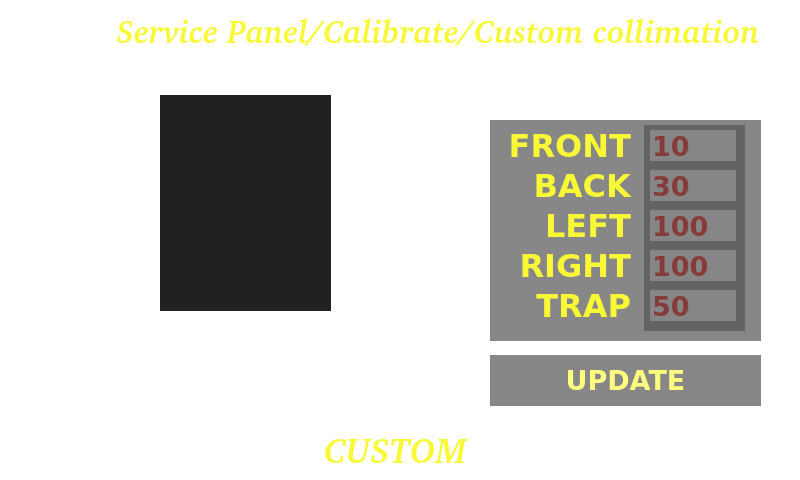
<?xml version="1.0" encoding="UTF-8"?>
<ui version="4.0">
 <class>calibColliUI</class>
 <widget class="QWidget" name="calibColliUI">
  <property name="geometry">
   <rect>
    <x>0</x>
    <y>0</y>
    <width>800</width>
    <height>480</height>
   </rect>
  </property>
  <property name="windowTitle">
   <string>Form</string>
  </property>
  <property name="styleSheet">
   <string notr="true">background-color:rgb(0,0,0,0);
background-image:url(://Service_Calib/Service_Calib/manualColliBackground.png);
border: 0px;</string>
  </property>
  <widget class="QFrame" name="frame">
   <property name="geometry">
    <rect>
     <x>0</x>
     <y>0</y>
     <width>800</width>
     <height>480</height>
    </rect>
   </property>
   <property name="styleSheet">
    <string notr="true"/>
   </property>
   <property name="frameShape">
    <enum>QFrame::StyledPanel</enum>
   </property>
   <property name="frameShadow">
    <enum>QFrame::Raised</enum>
   </property>
   <widget class="QPushButton" name="exitButton">
    <property name="geometry">
     <rect>
      <x>0</x>
      <y>0</y>
      <width>91</width>
      <height>96</height>
     </rect>
    </property>
    <property name="text">
     <string notr="true"/>
    </property>
   </widget>
   <widget class="QLabel" name="intestazione">
    <property name="geometry">
     <rect>
      <x>105</x>
      <y>10</y>
      <width>666</width>
      <height>41</height>
     </rect>
    </property>
    <property name="font">
     <font>
      <family>Bitstream Charter</family>
      <pointsize>24</pointsize>
      <weight>75</weight>
      <italic>true</italic>
      <bold>true</bold>
     </font>
    </property>
    <property name="styleSheet">
     <string notr="true">background-image:url(/transparent.png);
color: rgb(248, 248, 54);</string>
    </property>
    <property name="text">
     <string notr="true">Service Panel/Calibrate/Custom collimation</string>
    </property>
    <property name="alignment">
     <set>Qt::AlignCenter</set>
    </property>
   </widget>
   <widget class="QFrame" name="frameStore">
    <property name="geometry">
     <rect>
      <x>10</x>
      <y>285</y>
      <width>131</width>
      <height>121</height>
     </rect>
    </property>
    <property name="styleSheet">
     <string notr="true">border-image:url(:/transparent.png);
background-image:url(:/transparent.png);</string>
    </property>
    <property name="frameShape">
     <enum>QFrame::StyledPanel</enum>
    </property>
    <property name="frameShadow">
     <enum>QFrame::Raised</enum>
    </property>
    <widget class="QPushButton" name="storeButton">
     <property name="geometry">
      <rect>
       <x>10</x>
       <y>35</y>
       <width>101</width>
       <height>86</height>
      </rect>
     </property>
     <property name="styleSheet">
      <string notr="true">background-color:rgb(0,0,0,0);

background-image:url(://transparent.png);
border-image:url(://Service_Calib/Service_Calib/calib_icon.png);
border: 0px;</string>
     </property>
     <property name="text">
      <string notr="true"/>
     </property>
    </widget>
    <widget class="QLabel" name="materialeLabel_2">
     <property name="geometry">
      <rect>
       <x>0</x>
       <y>5</y>
       <width>131</width>
       <height>26</height>
      </rect>
     </property>
     <property name="font">
      <font>
       <family>DejaVu Sans</family>
       <pointsize>22</pointsize>
       <weight>75</weight>
       <italic>false</italic>
       <bold>true</bold>
      </font>
     </property>
     <property name="styleSheet">
      <string notr="true">background-image:url(/transparent.png);
color: rgb(255, 255, 255);</string>
     </property>
     <property name="text">
      <string notr="true">STORE</string>
     </property>
     <property name="alignment">
      <set>Qt::AlignCenter</set>
     </property>
    </widget>
   </widget>
   <widget class="QFrame" name="frameBlade">
    <property name="geometry">
     <rect>
      <x>490</x>
      <y>120</y>
      <width>271</width>
      <height>221</height>
     </rect>
    </property>
    <property name="styleSheet">
     <string notr="true">background-image: url(:/transparent.png);
background-color: rgb(135, 135, 135);</string>
    </property>
    <property name="frameShape">
     <enum>QFrame::StyledPanel</enum>
    </property>
    <property name="frameShadow">
     <enum>QFrame::Raised</enum>
    </property>
    <widget class="QLineEdit" name="rightEdit">
     <property name="geometry">
      <rect>
       <x>160</x>
       <y>130</y>
       <width>86</width>
       <height>31</height>
      </rect>
     </property>
     <property name="font">
      <font>
       <family>DejaVu Sans</family>
       <pointsize>20</pointsize>
       <weight>75</weight>
       <bold>true</bold>
      </font>
     </property>
     <property name="toolTip">
      <string notr="true"/>
     </property>
     <property name="statusTip">
      <string notr="true"/>
     </property>
     <property name="whatsThis">
      <string notr="true"/>
     </property>
     <property name="accessibleName">
      <string notr="true"/>
     </property>
     <property name="accessibleDescription">
      <string notr="true"/>
     </property>
     <property name="styleSheet">
      <string notr="true">color: rgb(255, 0, 0);
background-color: rgb(255, 255, 255);
background-image: url(:/transparent.png);</string>
     </property>
     <property name="text">
      <string notr="true">100</string>
     </property>
     <property name="frame">
      <bool>true</bool>
     </property>
    </widget>
    <widget class="QLabel" name="serviceSetupDiagnosticLabel_3">
     <property name="geometry">
      <rect>
       <x>10</x>
       <y>45</y>
       <width>131</width>
       <height>41</height>
      </rect>
     </property>
     <property name="font">
      <font>
       <family>DejaVu Sans</family>
       <pointsize>24</pointsize>
       <weight>75</weight>
       <italic>false</italic>
       <bold>true</bold>
      </font>
     </property>
     <property name="toolTip">
      <string notr="true"/>
     </property>
     <property name="statusTip">
      <string notr="true"/>
     </property>
     <property name="whatsThis">
      <string notr="true"/>
     </property>
     <property name="accessibleName">
      <string notr="true"/>
     </property>
     <property name="accessibleDescription">
      <string notr="true"/>
     </property>
     <property name="styleSheet">
      <string notr="true">background-image:url(/transparent.png);
color: rgb(248, 248, 54);</string>
     </property>
     <property name="text">
      <string notr="true">BACK</string>
     </property>
     <property name="alignment">
      <set>Qt::AlignRight|Qt::AlignTrailing|Qt::AlignVCenter</set>
     </property>
    </widget>
    <widget class="QLineEdit" name="leftEdit">
     <property name="geometry">
      <rect>
       <x>160</x>
       <y>90</y>
       <width>86</width>
       <height>31</height>
      </rect>
     </property>
     <property name="font">
      <font>
       <family>DejaVu Sans</family>
       <pointsize>20</pointsize>
       <weight>75</weight>
       <bold>true</bold>
      </font>
     </property>
     <property name="toolTip">
      <string notr="true"/>
     </property>
     <property name="statusTip">
      <string notr="true"/>
     </property>
     <property name="whatsThis">
      <string notr="true"/>
     </property>
     <property name="accessibleName">
      <string notr="true"/>
     </property>
     <property name="accessibleDescription">
      <string notr="true"/>
     </property>
     <property name="styleSheet">
      <string notr="true">color: rgb(255, 0, 0);
background-color: rgb(255, 255, 255);
background-image: url(:/transparent.png);</string>
     </property>
     <property name="text">
      <string notr="true">100</string>
     </property>
     <property name="frame">
      <bool>true</bool>
     </property>
    </widget>
    <widget class="QLabel" name="serviceSetupDiagnosticLabel_4">
     <property name="geometry">
      <rect>
       <x>10</x>
       <y>85</y>
       <width>131</width>
       <height>41</height>
      </rect>
     </property>
     <property name="font">
      <font>
       <family>DejaVu Sans</family>
       <pointsize>24</pointsize>
       <weight>75</weight>
       <italic>false</italic>
       <bold>true</bold>
      </font>
     </property>
     <property name="toolTip">
      <string notr="true"/>
     </property>
     <property name="statusTip">
      <string notr="true"/>
     </property>
     <property name="whatsThis">
      <string notr="true"/>
     </property>
     <property name="accessibleName">
      <string notr="true"/>
     </property>
     <property name="accessibleDescription">
      <string notr="true"/>
     </property>
     <property name="styleSheet">
      <string notr="true">background-image:url(/transparent.png);
color: rgb(248, 248, 54);</string>
     </property>
     <property name="text">
      <string notr="true">LEFT</string>
     </property>
     <property name="alignment">
      <set>Qt::AlignRight|Qt::AlignTrailing|Qt::AlignVCenter</set>
     </property>
    </widget>
    <widget class="QLineEdit" name="backEdit">
     <property name="geometry">
      <rect>
       <x>160</x>
       <y>50</y>
       <width>86</width>
       <height>31</height>
      </rect>
     </property>
     <property name="font">
      <font>
       <family>DejaVu Sans</family>
       <pointsize>20</pointsize>
       <weight>75</weight>
       <bold>true</bold>
      </font>
     </property>
     <property name="toolTip">
      <string notr="true"/>
     </property>
     <property name="statusTip">
      <string notr="true"/>
     </property>
     <property name="whatsThis">
      <string notr="true"/>
     </property>
     <property name="accessibleName">
      <string notr="true"/>
     </property>
     <property name="accessibleDescription">
      <string notr="true"/>
     </property>
     <property name="styleSheet">
      <string notr="true">color: rgb(255, 0, 0);
background-color: rgb(255, 255, 255);
background-image: url(:/transparent.png);</string>
     </property>
     <property name="text">
      <string notr="true">30</string>
     </property>
     <property name="frame">
      <bool>true</bool>
     </property>
    </widget>
    <widget class="QLabel" name="serviceSetupDiagnosticLabel_2">
     <property name="geometry">
      <rect>
       <x>10</x>
       <y>5</y>
       <width>131</width>
       <height>41</height>
      </rect>
     </property>
     <property name="font">
      <font>
       <family>DejaVu Sans</family>
       <pointsize>24</pointsize>
       <weight>75</weight>
       <italic>false</italic>
       <bold>true</bold>
      </font>
     </property>
     <property name="toolTip">
      <string notr="true"/>
     </property>
     <property name="statusTip">
      <string notr="true"/>
     </property>
     <property name="whatsThis">
      <string notr="true"/>
     </property>
     <property name="accessibleName">
      <string notr="true"/>
     </property>
     <property name="accessibleDescription">
      <string notr="true"/>
     </property>
     <property name="styleSheet">
      <string notr="true">background-image:url(/transparent.png);
color: rgb(248, 248, 54);</string>
     </property>
     <property name="text">
      <string notr="true">FRONT</string>
     </property>
     <property name="alignment">
      <set>Qt::AlignRight|Qt::AlignTrailing|Qt::AlignVCenter</set>
     </property>
    </widget>
    <widget class="QLineEdit" name="frontEdit">
     <property name="geometry">
      <rect>
       <x>160</x>
       <y>10</y>
       <width>86</width>
       <height>31</height>
      </rect>
     </property>
     <property name="font">
      <font>
       <family>DejaVu Sans</family>
       <pointsize>20</pointsize>
       <weight>75</weight>
       <bold>true</bold>
      </font>
     </property>
     <property name="toolTip">
      <string notr="true"/>
     </property>
     <property name="statusTip">
      <string notr="true"/>
     </property>
     <property name="whatsThis">
      <string notr="true"/>
     </property>
     <property name="accessibleName">
      <string notr="true"/>
     </property>
     <property name="accessibleDescription">
      <string notr="true"/>
     </property>
     <property name="styleSheet">
      <string notr="true">color: rgb(255, 0, 0);
background-color: rgb(255, 255, 255);
background-image: url(:/transparent.png);</string>
     </property>
     <property name="text">
      <string notr="true">10</string>
     </property>
     <property name="frame">
      <bool>true</bool>
     </property>
    </widget>
    <widget class="QLabel" name="serviceSetupDiagnosticLabel_5">
     <property name="geometry">
      <rect>
       <x>10</x>
       <y>125</y>
       <width>131</width>
       <height>41</height>
      </rect>
     </property>
     <property name="font">
      <font>
       <family>DejaVu Sans</family>
       <pointsize>24</pointsize>
       <weight>75</weight>
       <italic>false</italic>
       <bold>true</bold>
      </font>
     </property>
     <property name="toolTip">
      <string notr="true"/>
     </property>
     <property name="statusTip">
      <string notr="true"/>
     </property>
     <property name="whatsThis">
      <string notr="true"/>
     </property>
     <property name="accessibleName">
      <string notr="true"/>
     </property>
     <property name="accessibleDescription">
      <string notr="true"/>
     </property>
     <property name="styleSheet">
      <string notr="true">background-image:url(/transparent.png);
color: rgb(248, 248, 54);</string>
     </property>
     <property name="text">
      <string notr="true">RIGHT</string>
     </property>
     <property name="alignment">
      <set>Qt::AlignRight|Qt::AlignTrailing|Qt::AlignVCenter</set>
     </property>
    </widget>
    <widget class="QLineEdit" name="trapEdit">
     <property name="geometry">
      <rect>
       <x>160</x>
       <y>170</y>
       <width>86</width>
       <height>31</height>
      </rect>
     </property>
     <property name="font">
      <font>
       <family>DejaVu Sans</family>
       <pointsize>20</pointsize>
       <weight>75</weight>
       <bold>true</bold>
      </font>
     </property>
     <property name="toolTip">
      <string notr="true"/>
     </property>
     <property name="statusTip">
      <string notr="true"/>
     </property>
     <property name="whatsThis">
      <string notr="true"/>
     </property>
     <property name="accessibleName">
      <string notr="true"/>
     </property>
     <property name="accessibleDescription">
      <string notr="true"/>
     </property>
     <property name="styleSheet">
      <string notr="true">color: rgb(255, 0, 0);
background-color: rgb(255, 255, 255);
background-image: url(:/transparent.png);</string>
     </property>
     <property name="text">
      <string notr="true">50</string>
     </property>
     <property name="frame">
      <bool>true</bool>
     </property>
    </widget>
    <widget class="QLabel" name="serviceSetupDiagnosticLabel_6">
     <property name="geometry">
      <rect>
       <x>10</x>
       <y>165</y>
       <width>131</width>
       <height>41</height>
      </rect>
     </property>
     <property name="font">
      <font>
       <family>DejaVu Sans</family>
       <pointsize>24</pointsize>
       <weight>75</weight>
       <italic>false</italic>
       <bold>true</bold>
      </font>
     </property>
     <property name="toolTip">
      <string notr="true"/>
     </property>
     <property name="statusTip">
      <string notr="true"/>
     </property>
     <property name="whatsThis">
      <string notr="true"/>
     </property>
     <property name="accessibleName">
      <string notr="true"/>
     </property>
     <property name="accessibleDescription">
      <string notr="true"/>
     </property>
     <property name="styleSheet">
      <string notr="true">background-image:url(/transparent.png);
color: rgb(248, 248, 54);</string>
     </property>
     <property name="text">
      <string notr="true">TRAP</string>
     </property>
     <property name="alignment">
      <set>Qt::AlignRight|Qt::AlignTrailing|Qt::AlignVCenter</set>
     </property>
    </widget>
    <widget class="QFrame" name="disableEditFrame">
     <property name="geometry">
      <rect>
       <x>154</x>
       <y>5</y>
       <width>101</width>
       <height>206</height>
      </rect>
     </property>
     <property name="styleSheet">
      <string notr="true">background-color: rgb(84, 84, 84,180);</string>
     </property>
     <property name="frameShape">
      <enum>QFrame::StyledPanel</enum>
     </property>
     <property name="frameShadow">
      <enum>QFrame::Raised</enum>
     </property>
    </widget>
   </widget>
   <widget class="QFrame" name="frameScroll">
    <property name="geometry">
     <rect>
      <x>55</x>
      <y>425</y>
      <width>706</width>
      <height>51</height>
     </rect>
    </property>
    <property name="styleSheet">
     <string notr="true">background-image: url(:/transparent.png);</string>
    </property>
    <property name="frameShape">
     <enum>QFrame::StyledPanel</enum>
    </property>
    <property name="frameShadow">
     <enum>QFrame::Raised</enum>
    </property>
    <widget class="QPushButton" name="scrollRight">
     <property name="geometry">
      <rect>
       <x>565</x>
       <y>0</y>
       <width>100</width>
       <height>51</height>
      </rect>
     </property>
     <property name="styleSheet">
      <string notr="true">border-image: url(:/Pulsanti/Pulsanti/scroll_right.png);
</string>
     </property>
     <property name="text">
      <string notr="true"/>
     </property>
    </widget>
    <widget class="QPushButton" name="scrollLeft">
     <property name="geometry">
      <rect>
       <x>10</x>
       <y>0</y>
       <width>100</width>
       <height>51</height>
      </rect>
     </property>
     <property name="styleSheet">
      <string notr="true">border-image: url(:/Pulsanti/Pulsanti/scroll_left.png);</string>
     </property>
     <property name="text">
      <string notr="true"/>
     </property>
    </widget>
    <widget class="QLabel" name="padLabel">
     <property name="geometry">
      <rect>
       <x>140</x>
       <y>5</y>
       <width>401</width>
       <height>41</height>
      </rect>
     </property>
     <property name="font">
      <font>
       <family>Bitstream Charter</family>
       <pointsize>26</pointsize>
       <weight>75</weight>
       <italic>true</italic>
       <bold>true</bold>
      </font>
     </property>
     <property name="styleSheet">
      <string notr="true">background-image:url(/transparent.png);
color: rgb(248, 248, 54);</string>
     </property>
     <property name="text">
      <string notr="true">CUSTOM</string>
     </property>
     <property name="alignment">
      <set>Qt::AlignCenter</set>
     </property>
    </widget>
   </widget>
   <widget class="QPushButton" name="updateButton">
    <property name="geometry">
     <rect>
      <x>490</x>
      <y>355</y>
      <width>271</width>
      <height>51</height>
     </rect>
    </property>
    <property name="font">
     <font>
      <family>DejaVu Sans</family>
      <pointsize>20</pointsize>
      <weight>75</weight>
      <bold>true</bold>
     </font>
    </property>
    <property name="toolTip">
     <string notr="true"/>
    </property>
    <property name="statusTip">
     <string notr="true"/>
    </property>
    <property name="whatsThis">
     <string notr="true"/>
    </property>
    <property name="accessibleName">
     <string notr="true"/>
    </property>
    <property name="accessibleDescription">
     <string notr="true"/>
    </property>
    <property name="styleSheet">
     <string notr="true">background-image: url(:/transparent.png);

background-color: rgb(104, 104, 104);
background-color: rgb(135, 135, 135);
color: rgb(255, 255, 127);</string>
    </property>
    <property name="text">
     <string notr="true">UPDATE</string>
    </property>
   </widget>
   <widget class="QFrame" name="infoFrame">
    <property name="geometry">
     <rect>
      <x>160</x>
      <y>95</y>
      <width>171</width>
      <height>216</height>
     </rect>
    </property>
    <property name="styleSheet">
     <string notr="true">background-image: url(:/transparent.png);
background-color: rgb(162, 255, 162);
background-color: rgb(33, 34, 32);</string>
    </property>
    <property name="frameShape">
     <enum>QFrame::StyledPanel</enum>
    </property>
    <property name="frameShadow">
     <enum>QFrame::Raised</enum>
    </property>
    <widget class="QFrame" name="frame_3">
     <property name="geometry">
      <rect>
       <x>30</x>
       <y>75</y>
       <width>131</width>
       <height>126</height>
      </rect>
     </property>
     <property name="styleSheet">
      <string notr="true">border-image: url(:/Pulsanti/Pulsanti/info_small.png);</string>
     </property>
     <property name="frameShape">
      <enum>QFrame::StyledPanel</enum>
     </property>
     <property name="frameShadow">
      <enum>QFrame::Raised</enum>
     </property>
    </widget>
    <widget class="QLabel" name="intestazione_2">
     <property name="geometry">
      <rect>
       <x>175</x>
       <y>120</y>
       <width>541</width>
       <height>41</height>
      </rect>
     </property>
     <property name="font">
      <font>
       <family>Bitstream Charter</family>
       <pointsize>26</pointsize>
       <weight>75</weight>
       <italic>true</italic>
       <bold>true</bold>
      </font>
     </property>
     <property name="toolTip">
      <string notr="true"/>
     </property>
     <property name="statusTip">
      <string notr="true"/>
     </property>
     <property name="whatsThis">
      <string notr="true"/>
     </property>
     <property name="accessibleName">
      <string notr="true"/>
     </property>
     <property name="accessibleDescription">
      <string notr="true"/>
     </property>
     <property name="styleSheet">
      <string notr="true">background-image:url(/transparent.png);
color: rgb(248, 248, 54);</string>
     </property>
     <property name="text">
      <string notr="true">CUSTOM COLLIMATION STORED</string>
     </property>
     <property name="alignment">
      <set>Qt::AlignCenter</set>
     </property>
    </widget>
   </widget>
  </widget>
 </widget>
 <resources/>
 <connections/>
</ui>
